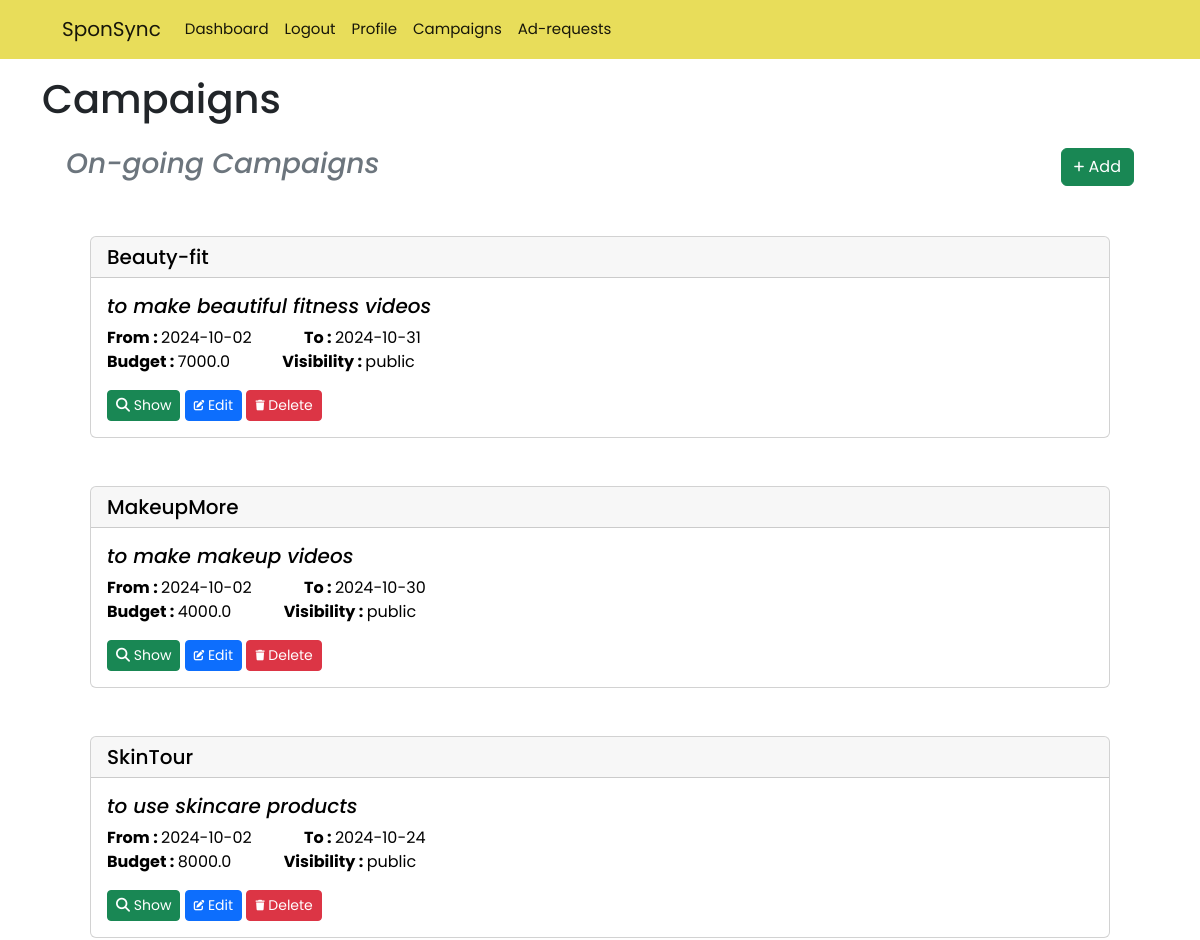
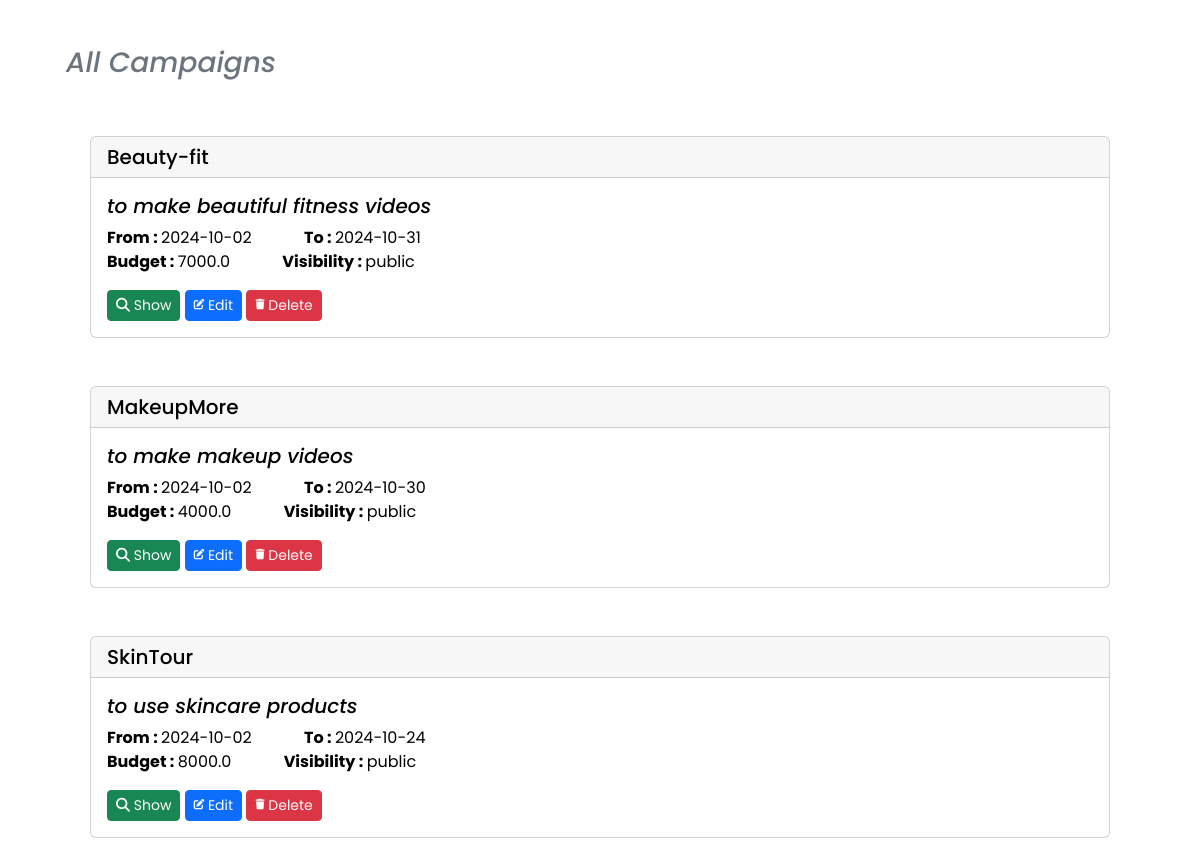
Screenshot of /sponsor/campaigns (signed in) with the database file from the repository (2 pictures, top to bottom).
### models.py (models this page shows)
class Campaign(db.Model):
    id = db.Column(db.Integer,primary_key=True)
    name = db.Column(db.String(30),unique=True,nullable=False)
    sponsor_id = db.Column(db.Integer,db.ForeignKey("sponsor.id"))
    description = db.Column(db.String(1000),nullable=False)
    start_date = db.Column(db.Date,nullable=False)
    end_date = db.Column(db.Date,nullable=False)
    budget = db.Column(db.Float,nullable=False)
    visibility = db.Column(db.String(10),nullable=False)
    ad_requests = db.relationship("AdRequest",backref="campaign")
    flagged = db.Column(db.Boolean,nullable=False,default=False)

### routes.py (the view)
@app.route('/sponsor/campaigns')
@auth_required
def sponsor_campaigns():
    user = User.query.get(session['user_id'])
    sponsor = Sponsor.query.get(user.id)
    return render_template('sponsor/campaigns.html',user=user,sponsor=sponsor,campaigns=Campaign.query.all(),current_date = date.today())

### routes.py (called while the page is built)
def auth_required(func):
    @wraps(func)
    def inner(*args , **kwargs):
        if 'user_id' not in session:
            flash('You need to login first.')
            return redirect(url_for('login'))
        return func(*args,**kwargs)
    return inner

### templates/sponsor/campaigns.html (shortened to what this page needs)
{% extends 'layout.html' %}
{% block content %}
<h1 class="mt-3">Campaigns</h1>
<div class="heading m-4">
    <h3 class="text-muted"><i>On-going Campaigns</i></h3>
    <a href="{{url_for('add_campaign')}}" class="btn btn-success">
        <i class="fas fa-plus fa-xs"></i>
        Add
    </a>
</div>
<div class="box">
    {% for campaign in campaigns %}
    {% if campaign.sponsor_id == user.id %}
    {% if campaign.start_date <= current_date <=campaign.end_date %} <div class="card m-5">
        <h5 class="card-header">{{ campaign.name }}</h5>
        <div class="card-body">
            <h5 class="card-text"><em>{{campaign.description}}</em></h5>
            <span class="card-text"><b>From : </b>{{campaign.start_date}}</span>
            <span class="card-text m-5"><b>To : </b>{{campaign.end_date}}</span>
            <p>
                <span class="card-text"><b>Budget : </b>{{campaign.budget}}</span>
                <span class="card-text m-5"><b>Visibility : </b>{{campaign.visibility}}</span>
            </p>
            <a href="{{ url_for('show_campaign',id=campaign.id) }}" class="btn btn-sm btn-success">
                <i class="fas fa-search"></i>
                Show
            </a>
            <a href="{{ url_for('edit_campaign',id=campaign.id) }}" class="btn btn-sm btn-primary">
                Edit
            </a>
            <a href="{{ url_for('delete_campaign',id=campaign.id) }}" class="btn btn-sm btn-danger">
                Delete
            </a>
        </div>
    </div>
{% endif %}
{% endif %}
{% endfor %}
</div>
<div class="heading m-4">
    <h3 class="text-muted"><i>All Campaigns</i></h3>
</div>
<div class="box">
    {% for campaign in campaigns %}
    {% if campaign.sponsor_id == user.id %}<div class="card m-5">
        <h5 class="card-header" >{{ campaign.name }}</h5>
        <div class="card-body">
            <h5 class="card-text"><em>{{campaign.description}}</em></h5>
            <span class="card-text"><b>From : </b>{{campaign.start_date}}</span>
            <span class="card-text m-5"><b>To : </b>{{campaign.end_date}}</span>
            <p>
                <span class="card-text"><b>Budget : </b>{{campaign.budget}}</span>
                <span class="card-text m-5"><b>Visibility : </b>{{campaign.visibility}}</span>
            </p>
            <a href="{{ url_for('show_campaign',id=campaign.id) }}" class="btn btn-sm btn-success">
                <i class="fas fa-search"></i>
                Show
            </a>
            <a href="{{ url_for('edit_campaign',id=campaign.id) }}" class="btn btn-sm btn-primary">
                Edit
            </a>
            <a href="{{ url_for('delete_campaign',id=campaign.id) }}" class="btn btn-sm btn-danger">
                Delete
            </a>
        </div>
    </div>
    {% endif %}
    {% endfor %}
</div>
</div>
{% endblock %}

### templates/layout.html (style rules this page uses)
* { font-family: "Poppins", system-ui; ; }

### templates/sponsor/campaigns.html (style rules this page uses)
.heading { display: flex; justify-content: space-between; align-items: center; }
.card { color: black; }

### rows the page displays
Campaign: name "Beauty-fit", description "to make beautiful fitness videos", start_date "2024-10-02", end_date "2024-10-31", budget "7000.0", visibility "public"
Campaign: name "MakeupMore", description "to make makeup videos", start_date "2024-10-02", end_date "2024-10-30", budget "4000.0", visibility "public"
Campaign: name "SkinTour", description "to use skincare products", start_date "2024-10-02", end_date "2024-10-24", budget "8000.0", visibility "public"
